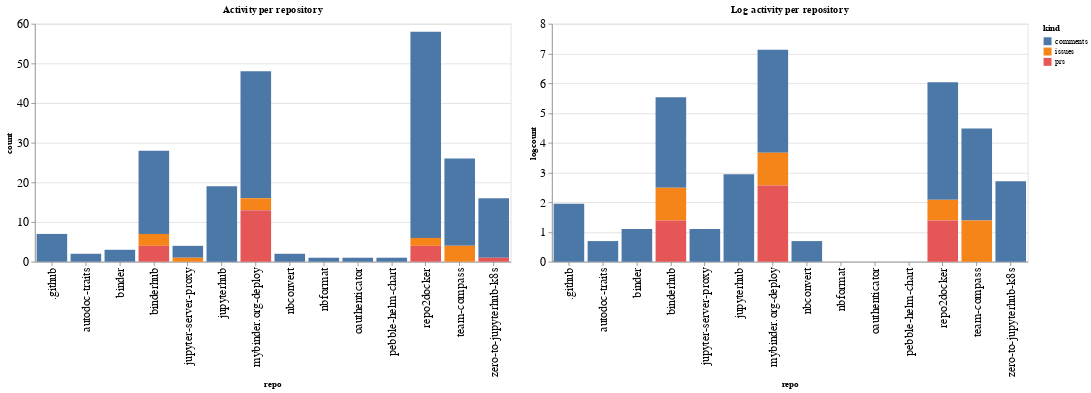

Notebook source saved alongside this figure:
### Code cell
ch1 = alt.Chart(repo_summaries, width=600, title="Activity per repository").mark_bar().encode(
    x='repo',
    y='count',
    color='kind',
    tooltip="kind"
)

ch2 = alt.Chart(repo_summaries, width=600, title="Log activity per repository").mark_bar().encode(
    x='repo',
    y='logcount',
    color='kind',
    tooltip="kind"
)

ch1 | ch2

### Figure 1 — Vega-Lite specification as saved in the notebook (floating-point values rounded to 4 significant figures)
{"config": {"axisLeft": {"labelFontSize": 15}, "axisBottom": {"labelFontSize": 15}}, "hconcat": [{"mark": "bar", "encoding": {"color": {"type": "nominal", "field": "kind"}, "tooltip": {"type": "nominal", "field": "kind"}, "x": {"type": "nominal", "field": "repo"}, "y": {"type": "quantitative", "field": "count"}}, "title": "Activity per repository", "width": 600}, {"mark": "bar", "encoding": {"color": {"type": "nominal", "field": "kind"}, "tooltip": {"type": "nominal", "field": "kind"}, "x": {"type": "nominal", "field": "repo"}, "y": {"type": "quantitative", "field": "logcount"}}, "title": "Log activity per repository", "width": 600}], "data": {"name": "data-46e03f2f883e23f0642299c6d8a47395"}, "$schema": "https://vega.github.io/schema/vega-lite/v4.8.1.json", "datasets": {"data-46e03f2f883e23f0642299c6d8a47395": [{"repo": ".github", "kind": "comments", "count": 7, "logcount": 1.946}, {"repo": "autodoc-traits", "kind": "comments", "count": 2, "logcount": 0.6931}, {"repo": "binder", "kind": "comments", "count": 3, "logcount": 1.099}, {"repo": "binderhub", "kind": "comments", "count": 21, "logcount": 3.045}, {"repo": "binderhub", "kind": "issues", "count": 3, "logcount": 1.099}, {"repo": "binderhub", "kind": "prs", "count": 4, "logcount": 1.386}, {"repo": "jupyter-server-proxy", "kind": "comments", "count": 3, "logcount": 1.099}, {"repo": "jupyter-server-proxy", "kind": "issues", "count": 1, "logcount": 0.0}, {"repo": "jupyterhub", "kind": "comments", "count": 19, "logcount": 2.944}, {"repo": "mybinder.org-deploy", "kind": "comments", "count": 32, "logcount": 3.466}, {"repo": "mybinder.org-deploy", "kind": "issues", "count": 3, "logcount": 1.099}, {"repo": "mybinder.org-deploy", "kind": "prs", "count": 13, "logcount": 2.565}, {"repo": "nbconvert", "kind": "comments", "count": 2, "logcount": 0.6931}, {"repo": "nbformat", "kind": "comments", "count": 1, "logcount": 0.0}, {"repo": "oauthenticator", "kind": "comments", "count": 1, "logcount": 0.0}, {"repo": "pebble-helm-chart", "kind": "comments", "count": 1, "logcount": 0.0}, {"repo": "repo2docker", "kind": "comments", "count": 52, "logcount": 3.951}, {"repo": "repo2docker", "kind": "issues", "count": 2, "logcount": 0.6931}, {"repo": "repo2docker", "kind": "prs", "count": 4, "logcount": 1.386}, {"repo": "team-compass", "kind": "comments", "count": 22, "logcount": 3.091}, {"repo": "team-compass", "kind": "issues", "count": 4, "logcount": 1.386}, {"repo": "zero-to-jupyterhub-k8s", "kind": "comments", "count": 15, "logcount": 2.708}, {"repo": "zero-to-jupyterhub-k8s", "kind": "prs", "count": 1, "logcount": 0.0}]}}
